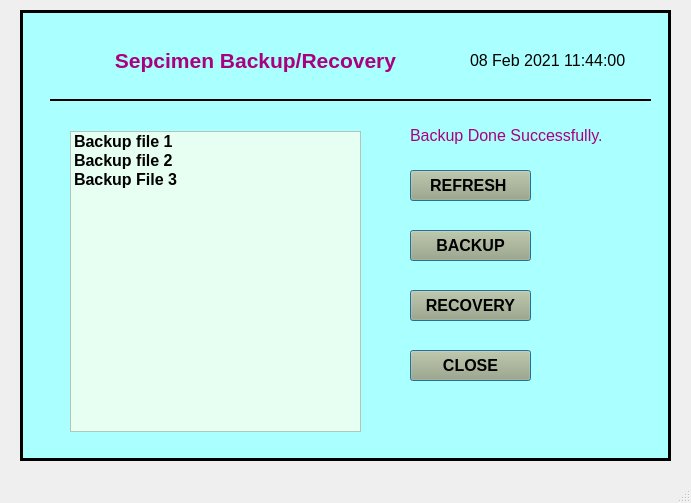
<?xml version="1.0" encoding="UTF-8"?>
<ui version="4.0">
 <class>MainWindow</class>
 <widget class="QMainWindow" name="MainWindow">
  <property name="geometry">
   <rect>
    <x>0</x>
    <y>0</y>
    <width>691</width>
    <height>503</height>
   </rect>
  </property>
  <property name="windowTitle">
   <string>MainWindow</string>
  </property>
  <widget class="QWidget" name="centralwidget">
   <widget class="QFrame" name="frame">
    <property name="geometry">
     <rect>
      <x>20</x>
      <y>10</y>
      <width>651</width>
      <height>451</height>
     </rect>
    </property>
    <property name="font">
     <font>
      <family>Arial</family>
      <pointsize>14</pointsize>
     </font>
    </property>
    <property name="autoFillBackground">
     <bool>false</bool>
    </property>
    <property name="styleSheet">
     <string notr="true">background-color: rgb(170, 255, 255);
</string>
    </property>
    <property name="frameShape">
     <enum>QFrame::Box</enum>
    </property>
    <property name="frameShadow">
     <enum>QFrame::Plain</enum>
    </property>
    <property name="lineWidth">
     <number>3</number>
    </property>
    <widget class="QLabel" name="label">
     <property name="geometry">
      <rect>
       <x>450</x>
       <y>30</y>
       <width>191</width>
       <height>41</height>
      </rect>
     </property>
     <property name="font">
      <font>
       <family>Arial</family>
       <pointsize>12</pointsize>
      </font>
     </property>
     <property name="text">
      <string>08 Feb 2021 11:44:00</string>
     </property>
    </widget>
    <widget class="QLabel" name="label_2">
     <property name="geometry">
      <rect>
       <x>390</x>
       <y>110</y>
       <width>241</width>
       <height>31</height>
      </rect>
     </property>
     <property name="font">
      <font>
       <family>Arial</family>
       <pointsize>12</pointsize>
      </font>
     </property>
     <property name="styleSheet">
      <string notr="true">color: rgb(170, 0, 127);</string>
     </property>
     <property name="text">
      <string>Backup Done Successfully.</string>
     </property>
    </widget>
    <widget class="QPushButton" name="pushButton_6">
     <property name="geometry">
      <rect>
       <x>390</x>
       <y>220</y>
       <width>121</width>
       <height>31</height>
      </rect>
     </property>
     <property name="font">
      <font>
       <family>Arial</family>
       <pointsize>12</pointsize>
       <weight>75</weight>
       <bold>true</bold>
      </font>
     </property>
     <property name="styleSheet">
      <string notr="true">background-color: rgb(170, 170, 127);
</string>
     </property>
     <property name="text">
      <string>BACKUP</string>
     </property>
     <property name="autoDefault">
      <bool>true</bool>
     </property>
     <property name="default">
      <bool>true</bool>
     </property>
     <property name="flat">
      <bool>false</bool>
     </property>
    </widget>
    <widget class="QPushButton" name="pushButton_7">
     <property name="geometry">
      <rect>
       <x>390</x>
       <y>280</y>
       <width>121</width>
       <height>31</height>
      </rect>
     </property>
     <property name="font">
      <font>
       <family>Arial</family>
       <pointsize>12</pointsize>
       <weight>75</weight>
       <bold>true</bold>
      </font>
     </property>
     <property name="styleSheet">
      <string notr="true">background-color: rgb(170, 170, 127);
</string>
     </property>
     <property name="text">
      <string>RECOVERY</string>
     </property>
     <property name="autoDefault">
      <bool>true</bool>
     </property>
     <property name="default">
      <bool>true</bool>
     </property>
     <property name="flat">
      <bool>false</bool>
     </property>
    </widget>
    <widget class="Line" name="line">
     <property name="geometry">
      <rect>
       <x>30</x>
       <y>80</y>
       <width>601</width>
       <height>21</height>
      </rect>
     </property>
     <property name="frameShadow">
      <enum>QFrame::Plain</enum>
     </property>
     <property name="lineWidth">
      <number>2</number>
     </property>
     <property name="orientation">
      <enum>Qt::Horizontal</enum>
     </property>
    </widget>
    <widget class="QPushButton" name="pushButton_8">
     <property name="geometry">
      <rect>
       <x>390</x>
       <y>340</y>
       <width>121</width>
       <height>31</height>
      </rect>
     </property>
     <property name="font">
      <font>
       <family>Arial</family>
       <pointsize>12</pointsize>
       <weight>75</weight>
       <bold>true</bold>
      </font>
     </property>
     <property name="styleSheet">
      <string notr="true">background-color: rgb(170, 170, 127);
</string>
     </property>
     <property name="text">
      <string>CLOSE</string>
     </property>
     <property name="autoDefault">
      <bool>true</bool>
     </property>
     <property name="default">
      <bool>true</bool>
     </property>
     <property name="flat">
      <bool>false</bool>
     </property>
    </widget>
    <widget class="QLabel" name="label_4">
     <property name="geometry">
      <rect>
       <x>40</x>
       <y>30</y>
       <width>391</width>
       <height>41</height>
      </rect>
     </property>
     <property name="font">
      <font>
       <family>Arial</family>
       <pointsize>16</pointsize>
       <weight>75</weight>
       <bold>true</bold>
      </font>
     </property>
     <property name="styleSheet">
      <string notr="true">color: rgb(170, 0, 127);</string>
     </property>
     <property name="text">
      <string>Sepcimen Backup/Recovery</string>
     </property>
     <property name="alignment">
      <set>Qt::AlignCenter</set>
     </property>
    </widget>
    <widget class="QListWidget" name="listWidget">
     <property name="geometry">
      <rect>
       <x>50</x>
       <y>121</y>
       <width>291</width>
       <height>301</height>
      </rect>
     </property>
     <property name="styleSheet">
      <string notr="true">background-color: rgb(230, 255, 242);</string>
     </property>
     <item>
      <property name="text">
       <string>Backup file 1</string>
      </property>
      <property name="font">
       <font>
        <family>Arial</family>
        <pointsize>12</pointsize>
        <weight>75</weight>
        <bold>true</bold>
       </font>
      </property>
     </item>
     <item>
      <property name="text">
       <string>Backup file 2</string>
      </property>
      <property name="font">
       <font>
        <family>Arial</family>
        <pointsize>12</pointsize>
        <weight>75</weight>
        <bold>true</bold>
       </font>
      </property>
     </item>
     <item>
      <property name="text">
       <string>Backup File 3</string>
      </property>
      <property name="font">
       <font>
        <family>Arial</family>
        <pointsize>12</pointsize>
        <weight>75</weight>
        <bold>true</bold>
       </font>
      </property>
     </item>
    </widget>
    <widget class="QPushButton" name="pushButton_9">
     <property name="geometry">
      <rect>
       <x>390</x>
       <y>160</y>
       <width>121</width>
       <height>31</height>
      </rect>
     </property>
     <property name="font">
      <font>
       <family>Arial</family>
       <pointsize>12</pointsize>
       <weight>75</weight>
       <bold>true</bold>
      </font>
     </property>
     <property name="styleSheet">
      <string notr="true">background-color: rgb(170, 170, 127);
</string>
     </property>
     <property name="text">
      <string>REFRESH </string>
     </property>
     <property name="autoDefault">
      <bool>true</bool>
     </property>
     <property name="default">
      <bool>true</bool>
     </property>
     <property name="flat">
      <bool>false</bool>
     </property>
    </widget>
   </widget>
  </widget>
  <widget class="QMenuBar" name="menubar">
   <property name="geometry">
    <rect>
     <x>0</x>
     <y>0</y>
     <width>691</width>
     <height>21</height>
    </rect>
   </property>
  </widget>
  <widget class="QStatusBar" name="statusbar"/>
 </widget>
 <resources/>
 <connections/>
</ui>
